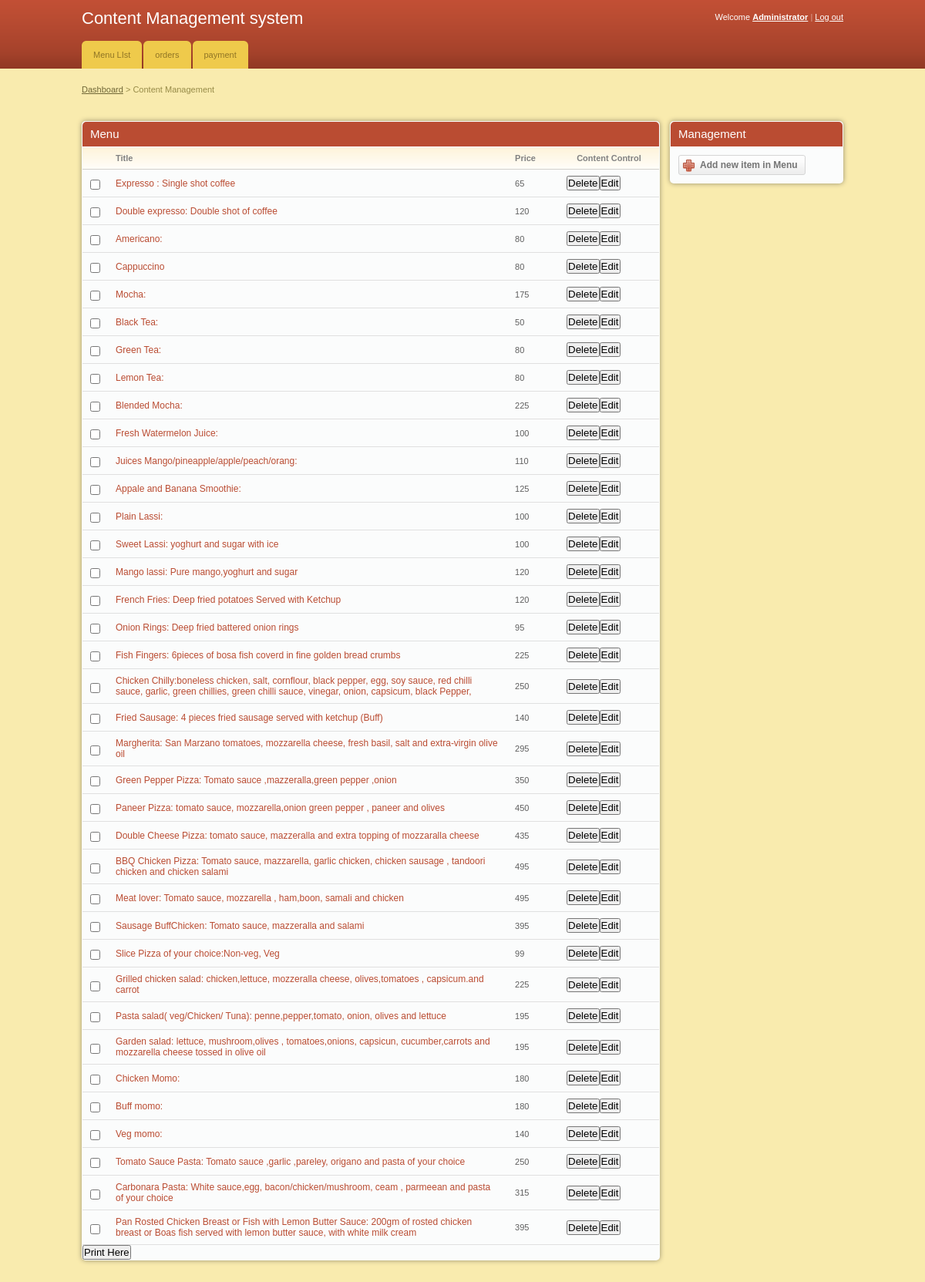
The app's page /, older data.
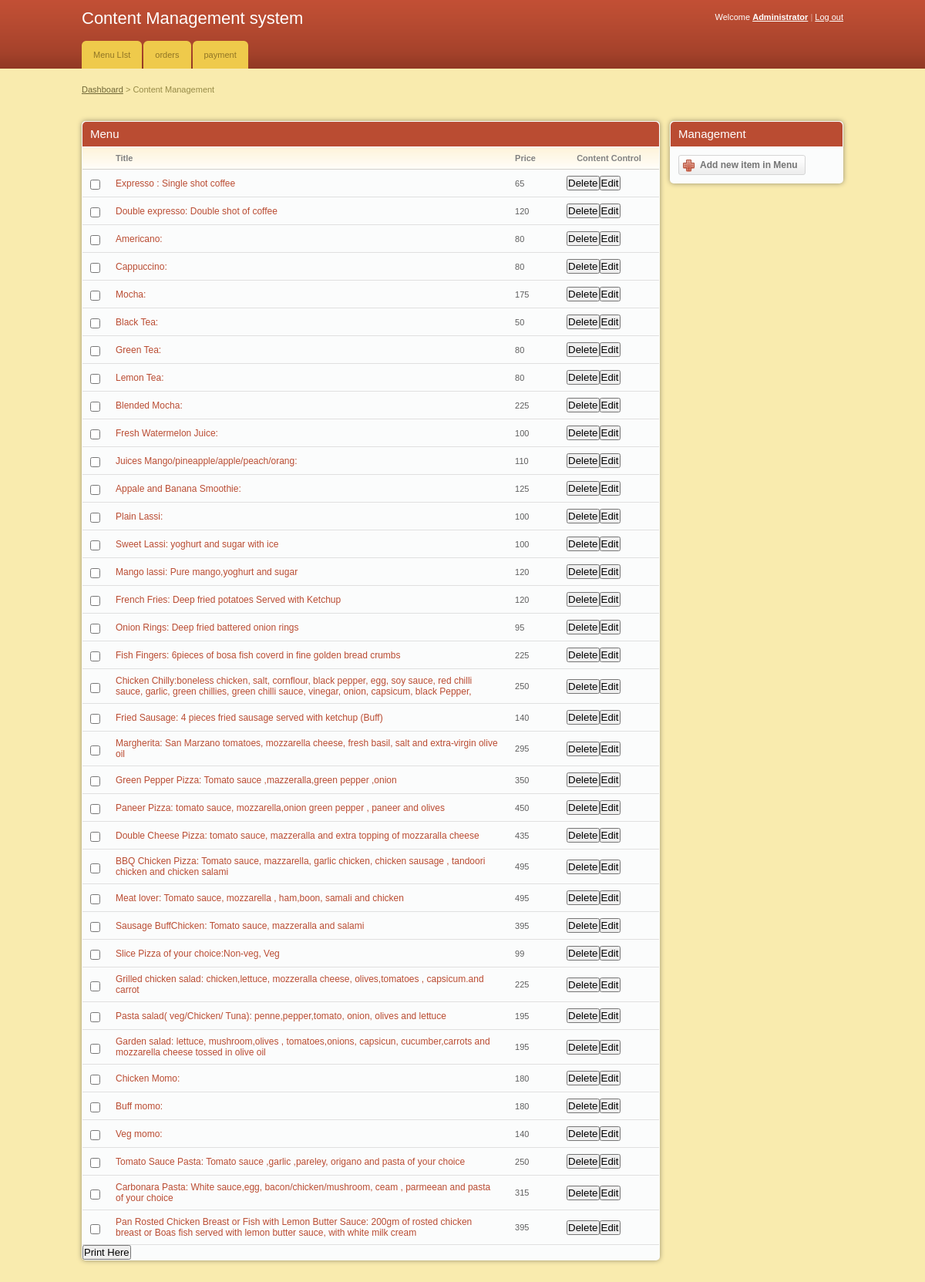
The same page, newer data.
### tables this page shows
CREATE TABLE `menu` (
  `id` int(11) NOT NULL,
  `item_name` text,
  `price` int(11) NOT NULL,
  `category` int(11) NOT NULL,
  `image` text NOT NULL
);

### index.php (the view, shortened to what this page needs)
<!DOCTYPE html PUBLIC "-//W3C//DTD XHTML 1.0 Transitional//EN" "http://www.w3.org/TR/xhtml1/DTD/xhtml1-transitional.dtd">
<html xmlns="http://www.w3.org/1999/xhtml">
<head>
	<link rel="stylesheet" href="css/style.css" type="text/css" media="all" />
</head>
<body>
<div id="header">
	<div class="shell">
		<?php
			include 'menu.php';
		?>
		</div>
	</div>
<div id="container">
	<div class="shell">
		<div class="small-nav">
			<a href="index.php">Dashboard</a>
			<span>&gt;</span>
			Content Management
		</div>
		<br />
		<div id="main">
			<div id="content">
				<div class="box">
					<div class="box-head">
						<h2 class="left">Menu</h2>
					</div>
					<div class="table">
						<table width="100%" border="0" cellspacing="0" cellpadding="0">
							<tr>
								<th width="13"></th>
								<th>Title</th>
								<th>Price</th>
								<th></th>
								<th width="110" class="ac">Content Control</th>
							</tr>
							<?php
								include 'database.php';
								$select = "SELECT * FROM menu ";
								$result = $conn->query($select);
								while($row = $result->fetch_assoc()){
							?>
							<tr>
								<td><input type="checkbox" class="checkbox" /></td>
								<td><h3><a href="#"><?php echo $row['item_name'] ?></a></h3></td>
								<td><?php echo $row['price'] ?></td>
								<td></td>
								<td><button onclick="sure(<?php echo $row['id'];?>)" class="ico del">Delete</button><button onclick="edit(<?php echo $row['id'];?>)" class="ico edit">Edit</button></td>
							</tr>
							<?php
								}
							?>
						</table>
					</div>
					<h2><input type="submit" onclick="window.print()" value="Print Here" /></h2>
				</div>
			</div>
			<div id="sidebar">
				<div class="box">
					<div class="box-head">
						<h2>Management</h2>
					</div>
					<div class="box-content">
						<a href="add_notice.php" class="add-button"><span>Add new item in Menu</span></a>
					</div>
				</div>
			</div>
		</div>
	</div>
</div>
</body>
</html>

Row changes from the older to the newer data that the page shows:
changed menu: item_name "Cappuccino" → "Cappuccino:"
